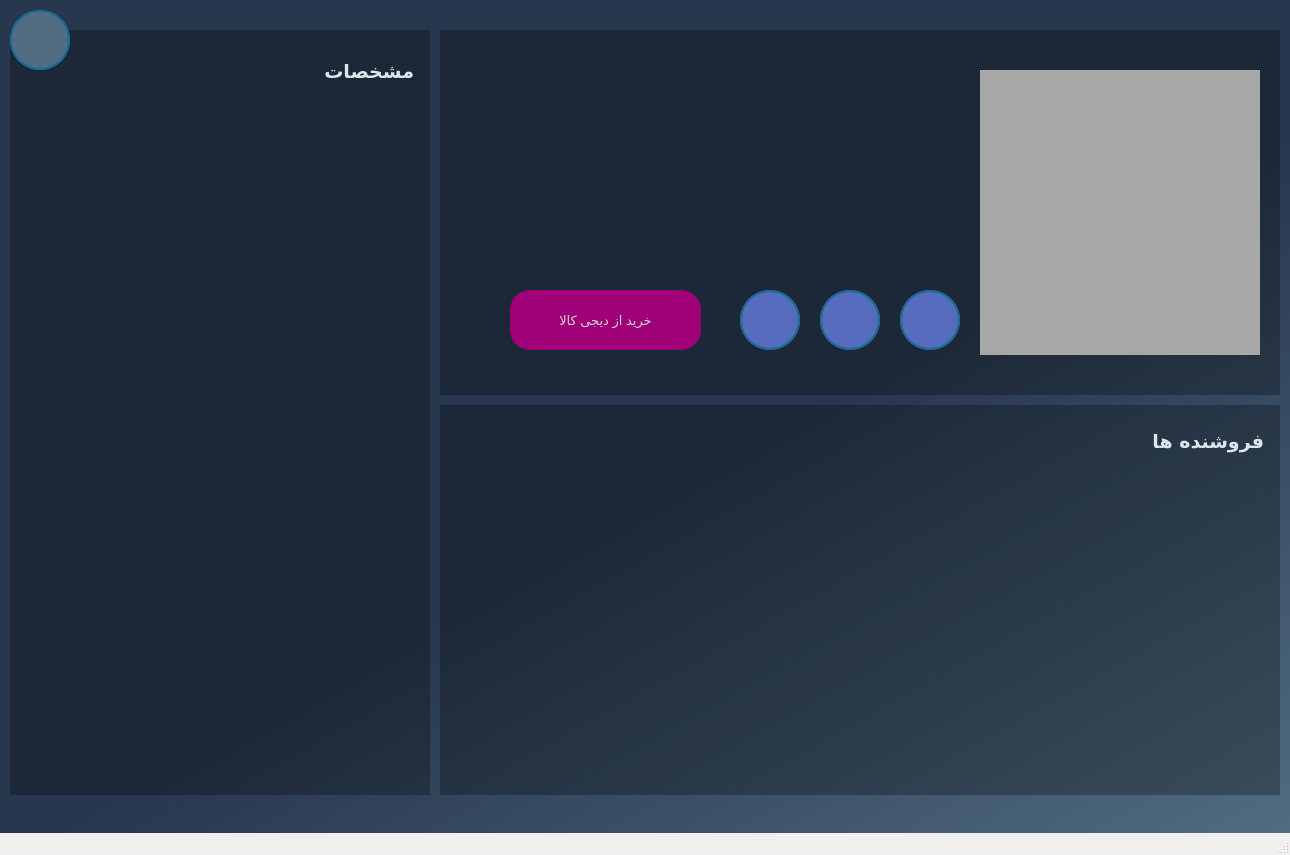
<?xml version="1.0" encoding="UTF-8"?>
<ui version="4.0">
 <class>MainWindow</class>
 <widget class="QMainWindow" name="MainWindow">
  <property name="geometry">
   <rect>
    <x>0</x>
    <y>0</y>
    <width>1290</width>
    <height>855</height>
   </rect>
  </property>
  <property name="windowTitle">
   <string>MainWindow</string>
  </property>
  <widget class="QWidget" name="centralwidget">
   <widget class="QWidget" name="widget" native="true">
    <property name="geometry">
     <rect>
      <x>0</x>
      <y>0</y>
      <width>1290</width>
      <height>855</height>
     </rect>
    </property>
    <property name="font">
     <font>
      <pointsize>10</pointsize>
     </font>
    </property>
    <property name="styleSheet">
     <string notr="true">background-color: qlineargradient(spread:pad, x1:0.358, y1:0.244, x2:1, y2:1, stop:0.353234 rgba(39, 55, 77, 255), stop:1 rgba(82, 109, 130, 255))
</string>
    </property>
    <widget class="QWidget" name="widget_2" native="true">
     <property name="geometry">
      <rect>
       <x>10</x>
       <y>30</y>
       <width>420</width>
       <height>765</height>
      </rect>
     </property>
     <property name="styleSheet">
      <string notr="true">QWidget{
	background-color: rgb(0, 0, 0, 70);
}

QWidget:hover{
	background-color: rgba(71, 78, 104, 50);

}</string>
     </property>
     <widget class="QLabel" name="label">
      <property name="geometry">
       <rect>
        <x>70</x>
        <y>15</y>
        <width>340</width>
        <height>60</height>
       </rect>
      </property>
      <property name="font">
       <font>
        <family>Arial Rounded MT Bold</family>
        <pointsize>14</pointsize>
        <weight>75</weight>
        <bold>true</bold>
       </font>
      </property>
      <property name="styleSheet">
       <string notr="true">background-color: rgb(0, 0, 0, 0);
border: 1px solid rgba(0, 0, 0, 0);
border-bottom-color: rgbrgb(157, 178, 191);
border-radius: 0px;
padding-bottom: 7px;
color: rgb(221, 230, 237)
</string>
      </property>
      <property name="text">
       <string>مشخصات</string>
      </property>
     </widget>
     <widget class="QScrollArea" name="scrollAreaDetails">
      <property name="geometry">
       <rect>
        <x>10</x>
        <y>90</y>
        <width>400</width>
        <height>660</height>
       </rect>
      </property>
      <property name="font">
       <font>
        <pointsize>10</pointsize>
       </font>
      </property>
      <property name="styleSheet">
       <string notr="true">color: rgb(157, 178, 191);
background-color: rgba(0, 0, 0, 0);
border-color: rgba(0, 0, 0, 0);</string>
      </property>
      <property name="widgetResizable">
       <bool>true</bool>
      </property>
      <widget class="QWidget" name="scrollAreaWidgetContents">
       <property name="geometry">
        <rect>
         <x>0</x>
         <y>0</y>
         <width>398</width>
         <height>658</height>
        </rect>
       </property>
      </widget>
     </widget>
    </widget>
    <widget class="QWidget" name="widget_3" native="true">
     <property name="geometry">
      <rect>
       <x>440</x>
       <y>30</y>
       <width>840</width>
       <height>365</height>
      </rect>
     </property>
     <property name="styleSheet">
      <string notr="true">QWidget{
	background-color: rgb(0, 0, 0, 70);
}

QWidget:hover{
	background-color: rgba(71, 78, 104, 50);

}</string>
     </property>
     <widget class="QLabel" name="productPhoto">
      <property name="geometry">
       <rect>
        <x>540</x>
        <y>40</y>
        <width>280</width>
        <height>285</height>
       </rect>
      </property>
      <property name="styleSheet">
       <string notr="true">background-color: rgb(168, 168, 168);
border-radius = 15px</string>
      </property>
      <property name="text">
       <string/>
      </property>
      <property name="scaledContents">
       <bool>true</bool>
      </property>
     </widget>
     <widget class="QLabel" name="productName">
      <property name="geometry">
       <rect>
        <x>20</x>
        <y>50</y>
        <width>500</width>
        <height>110</height>
       </rect>
      </property>
      <property name="font">
       <font>
        <pointsize>14</pointsize>
        <weight>75</weight>
        <bold>true</bold>
       </font>
      </property>
      <property name="styleSheet">
       <string notr="true">background-color: rgb(0, 0, 0, 0);
color: rgb(221, 230, 237)
</string>
      </property>
      <property name="text">
       <string/>
      </property>
      <property name="alignment">
       <set>Qt::AlignLeading|Qt::AlignLeft|Qt::AlignVCenter</set>
      </property>
      <property name="wordWrap">
       <bool>true</bool>
      </property>
     </widget>
     <widget class="QLabel" name="mainPriceProduct">
      <property name="geometry">
       <rect>
        <x>20</x>
        <y>180</y>
        <width>500</width>
        <height>60</height>
       </rect>
      </property>
      <property name="font">
       <font>
        <pointsize>12</pointsize>
        <weight>75</weight>
        <bold>true</bold>
       </font>
      </property>
      <property name="styleSheet">
       <string notr="true">background-color: rgb(0, 0, 0, 0);
color: rgb(221, 230, 237)
</string>
      </property>
      <property name="text">
       <string/>
      </property>
      <property name="wordWrap">
       <bool>true</bool>
      </property>
     </widget>
     <widget class="QWidget" name="widget_6" native="true">
      <property name="geometry">
       <rect>
        <x>300</x>
        <y>260</y>
        <width>60</width>
        <height>60</height>
       </rect>
      </property>
      <property name="styleSheet">
       <string notr="true">QWidget{
	background-color: rgb(87, 108, 188);
	border-radius: 30px;
	border : 1.5px solid black;
	border-color: rgb(27, 107, 147);
}

QWidget:hover{

	background-color: rgb(27, 107, 147);
	border : 2px solid black;
	border-color: rgb(100, 204, 197)
}
</string>
      </property>
      <widget class="QPushButton" name="compareBtn">
       <property name="geometry">
        <rect>
         <x>0</x>
         <y>0</y>
         <width>60</width>
         <height>60</height>
        </rect>
       </property>
       <property name="text">
        <string/>
       </property>
       <property name="icon">
        <iconset>
         <normaloff>compare.png</normaloff>compare.png</iconset>
       </property>
       <property name="iconSize">
        <size>
         <width>60</width>
         <height>40</height>
        </size>
       </property>
      </widget>
     </widget>
     <widget class="QWidget" name="widget_7" native="true">
      <property name="geometry">
       <rect>
        <x>380</x>
        <y>260</y>
        <width>60</width>
        <height>60</height>
       </rect>
      </property>
      <property name="styleSheet">
       <string notr="true">QWidget{
	background-color: rgb(87, 108, 188);
	border-radius: 30px;
	border : 1.5px solid black;
	border-color: rgb(27, 107, 147);
}

QWidget:hover{

	background-color: rgb(27, 107, 147);
	border : 2px solid black;
	border-color: rgb(100, 204, 197)
}
</string>
      </property>
      <widget class="QPushButton" name="addCategoryBtn">
       <property name="geometry">
        <rect>
         <x>0</x>
         <y>0</y>
         <width>60</width>
         <height>60</height>
        </rect>
       </property>
       <property name="text">
        <string/>
       </property>
       <property name="icon">
        <iconset>
         <normaloff>add.png</normaloff>add.png</iconset>
       </property>
       <property name="iconSize">
        <size>
         <width>60</width>
         <height>40</height>
        </size>
       </property>
      </widget>
     </widget>
     <widget class="QWidget" name="widget_8" native="true">
      <property name="geometry">
       <rect>
        <x>460</x>
        <y>260</y>
        <width>60</width>
        <height>60</height>
       </rect>
      </property>
      <property name="styleSheet">
       <string notr="true">QWidget{
	background-color: rgb(87, 108, 188);
	border-radius: 30px;
	border : 1.5px solid black;
	border-color: rgb(27, 107, 147);
}

QWidget:hover{

	background-color: rgb(27, 107, 147);
	border : 2px solid black;
	border-color: rgb(100, 204, 197)
}
</string>
      </property>
      <widget class="QPushButton" name="addFavoriteBtn">
       <property name="geometry">
        <rect>
         <x>0</x>
         <y>0</y>
         <width>60</width>
         <height>60</height>
        </rect>
       </property>
       <property name="text">
        <string/>
       </property>
       <property name="icon">
        <iconset>
         <normaloff>like.png</normaloff>like.png</iconset>
       </property>
       <property name="iconSize">
        <size>
         <width>40</width>
         <height>35</height>
        </size>
       </property>
      </widget>
     </widget>
     <widget class="QPushButton" name="visitDigikalBtn">
      <property name="geometry">
       <rect>
        <x>70</x>
        <y>260</y>
        <width>191</width>
        <height>60</height>
       </rect>
      </property>
      <property name="font">
       <font>
        <pointsize>10</pointsize>
       </font>
      </property>
      <property name="styleSheet">
       <string notr="true">QPushButton{	
	border-radius: 20px;
	background-color: rgb(159, 0, 119);
	color: rgb(214, 214, 214)
}
QPushButton:hover{
	background-color: rgb(199, 36, 107);
}</string>
      </property>
      <property name="text">
       <string>خرید از دیجی کالا</string>
      </property>
     </widget>
     <widget class="QLabel" name="label_2">
      <property name="geometry">
       <rect>
        <x>540</x>
        <y>40</y>
        <width>280</width>
        <height>285</height>
       </rect>
      </property>
      <property name="styleSheet">
       <string notr="true">QLabel{
	background-color: rgba(0, 0, 0, 0);
}

QLabel:hover{
	background-color: rgba(0, 0, 0, 50);
}</string>
      </property>
      <property name="text">
       <string/>
      </property>
      <property name="scaledContents">
       <bool>true</bool>
      </property>
     </widget>
     <widget class="QLabel" name="errorLabel">
      <property name="geometry">
       <rect>
        <x>10</x>
        <y>330</y>
        <width>250</width>
        <height>31</height>
       </rect>
      </property>
      <property name="font">
       <font>
        <pointsize>9</pointsize>
        <weight>75</weight>
        <bold>true</bold>
       </font>
      </property>
      <property name="styleSheet">
       <string notr="true">background-color: rgba(0, 0, 0, 0);
color: rgb(216, 0, 0)</string>
      </property>
      <property name="text">
       <string/>
      </property>
     </widget>
    </widget>
    <widget class="QWidget" name="widget_4" native="true">
     <property name="geometry">
      <rect>
       <x>440</x>
       <y>405</y>
       <width>840</width>
       <height>390</height>
      </rect>
     </property>
     <property name="styleSheet">
      <string notr="true">QWidget{
	background-color: rgb(0, 0, 0, 70);
}

QWidget:hover{
	background-color: rgba(71, 78, 104, 50);

}</string>
     </property>
     <widget class="QLabel" name="label_5">
      <property name="geometry">
       <rect>
        <x>110</x>
        <y>10</y>
        <width>720</width>
        <height>60</height>
       </rect>
      </property>
      <property name="font">
       <font>
        <family>Arial Rounded MT Bold</family>
        <pointsize>14</pointsize>
        <weight>75</weight>
        <bold>true</bold>
       </font>
      </property>
      <property name="styleSheet">
       <string notr="true">background-color: rgb(0, 0, 0, 0);
border: 1px solid rgba(0, 0, 0, 0);
border-bottom-color: rgbrgb(157, 178, 191);
border-radius: 0px;
padding-bottom: 7px;
color: rgb(221, 230, 237)

</string>
      </property>
      <property name="text">
       <string>فروشنده ها</string>
      </property>
     </widget>
     <widget class="QScrollArea" name="scrollAreaShops">
      <property name="geometry">
       <rect>
        <x>30</x>
        <y>90</y>
        <width>800</width>
        <height>280</height>
       </rect>
      </property>
      <property name="sizePolicy">
       <sizepolicy hsizetype="Expanding" vsizetype="Expanding">
        <horstretch>0</horstretch>
        <verstretch>0</verstretch>
       </sizepolicy>
      </property>
      <property name="font">
       <font>
        <pointsize>10</pointsize>
       </font>
      </property>
      <property name="styleSheet">
       <string notr="true">color: rgb(157, 178, 191);
background-color: rgba(0, 0, 0, 0);
border-color: rgba(0, 0, 0, 0);</string>
      </property>
      <property name="widgetResizable">
       <bool>true</bool>
      </property>
      <widget class="QWidget" name="scrollAreaWidgetContents_2">
       <property name="geometry">
        <rect>
         <x>0</x>
         <y>0</y>
         <width>798</width>
         <height>278</height>
        </rect>
       </property>
       <property name="sizePolicy">
        <sizepolicy hsizetype="Preferred" vsizetype="Preferred">
         <horstretch>0</horstretch>
         <verstretch>0</verstretch>
        </sizepolicy>
       </property>
      </widget>
     </widget>
    </widget>
    <widget class="QWidget" name="widget_5" native="true">
     <property name="geometry">
      <rect>
       <x>10</x>
       <y>10</y>
       <width>60</width>
       <height>60</height>
      </rect>
     </property>
     <property name="styleSheet">
      <string notr="true">QWidget{
	background-color: rgb(82, 109, 130);
	border-radius: 30px;
	border : 1.5px solid black;
	border-color: rgb(27, 107, 147);
}

QWidget:hover{

	background-color: rgb(27, 107, 147);
	border : 2px solid black;
	border-color: rgb(100, 204, 197)
}
</string>
     </property>
     <widget class="QPushButton" name="backBtn">
      <property name="geometry">
       <rect>
        <x>0</x>
        <y>0</y>
        <width>60</width>
        <height>60</height>
       </rect>
      </property>
      <property name="text">
       <string/>
      </property>
      <property name="icon">
       <iconset>
        <normaloff>back.png</normaloff>back.png</iconset>
      </property>
      <property name="iconSize">
       <size>
        <width>50</width>
        <height>30</height>
       </size>
      </property>
     </widget>
    </widget>
   </widget>
  </widget>
  <widget class="QMenuBar" name="menubar">
   <property name="geometry">
    <rect>
     <x>0</x>
     <y>0</y>
     <width>1290</width>
     <height>26</height>
    </rect>
   </property>
  </widget>
  <widget class="QStatusBar" name="statusbar"/>
 </widget>
 <resources/>
 <connections/>
</ui>
